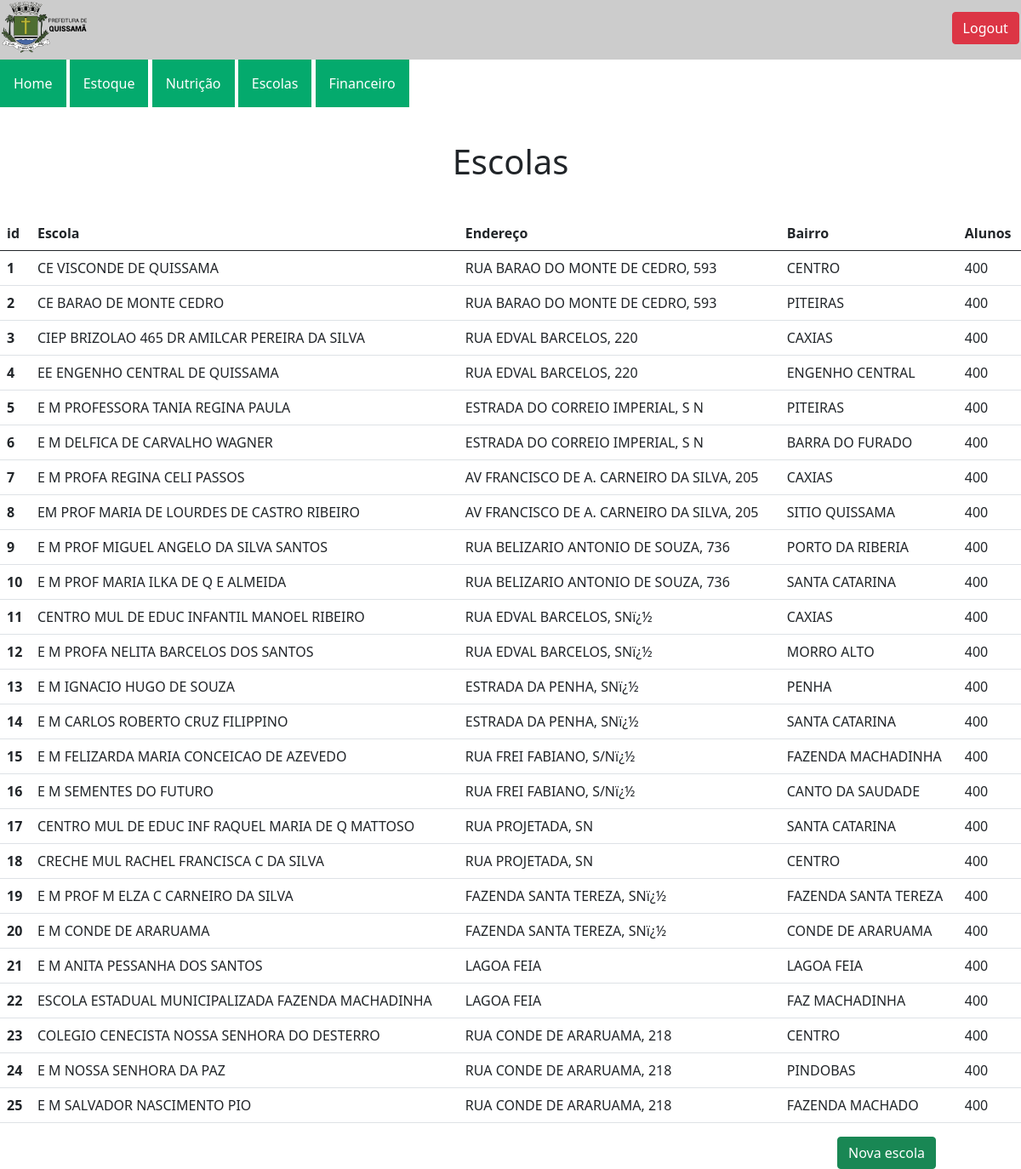
The app's page /escolas (signed in) with its own data.
### app/models.py (models this page shows)
class Escolas(db.Model, UserMixin):
    __tablename__ = 'Escolas'
    id = db.Column(db.Integer, primary_key=True)
    nome = db.Column(db.String(84))
    bairro = db.Column(db.String(84))
    endereco = db.Column(db.String(84))
    alunos = db.Column(db.Integer)
    escolas_estoques = db.relationship("Estoque", back_populates="escolas")

### app/routes.py (the view)
    @app.route('/escolas')
    def escolas():
        escolas = Escolas.query.all()
        return render_template('escolas.html', escolas=escolas)

### app/models.py (called while the page is built)
@login_manager.user_loader
def current_user(id):
    return User.query.get(id)

### app/templates/escolas.html (shortened to what this page needs)
{% extends 'base_layout.html' %}
    {% block content %}
        <h1>Escolas</h1>
        <table class='table'>
            <thread>
                <tr>
                    <th class='col'>id</th>
                    <th class='col'>Escola</th>
                    <th class='col'>Endereço</th>
                    <th class='col'>Bairro</th>
                    <th class='col'>Alunos</th>
                </tr>
            </thread>
            <tbody>
                {% for escola in escolas %}
                    <div id = "linha" >
                        <tr>
                            <th scope='row'>{{ escola.id }}</th>
                            <td>{{ escola.nome }}</td>
                            <td>{{ escola.endereco }}</td>
                            <td>{{ escola.bairro }}</td>
                            <td>{{ escola.alunos }}</td>
                        </tr>
                    </div>
                {% endfor %}
            </tbody>
        </table>
        <div class='btn-novo-item'>
            <a href='/nova_escola'><button type='button' class='btn btn-success'>Nova escola</button></a>
        </div>
    {% endblock %}

### app/templates/base.html (style rules this page uses)
h1 { text-align: center; margin-bottom: 40px; margin-top: 40px; }
.btn-novo-item { float: right; margin-right: 100px; }

### records on screen
Escolas: id "1", nome "CE VISCONDE DE QUISSAMA", endereco "RUA BARAO DO MONTE DE CEDRO, 593", bairro "CENTRO", alunos "400"
Escolas: id "2", nome "CE BARAO DE MONTE CEDRO", endereco "RUA BARAO DO MONTE DE CEDRO, 593", bairro "PITEIRAS", alunos "400"
Escolas: id "3", nome "CIEP BRIZOLAO 465 DR AMILCAR PEREIRA DA SILVA", endereco "RUA EDVAL BARCELOS, 220", bairro "CAXIAS", alunos "400"
Escolas: id "4", nome "EE ENGENHO CENTRAL DE QUISSAMA", endereco "RUA EDVAL BARCELOS, 220", bairro "ENGENHO CENTRAL", alunos "400"
Escolas: id "5", nome "E M PROFESSORA TANIA REGINA PAULA", endereco "ESTRADA DO CORREIO IMPERIAL, S N", bairro "PITEIRAS", alunos "400"
Escolas: id "6", nome "E M DELFICA DE CARVALHO WAGNER", endereco "ESTRADA DO CORREIO IMPERIAL, S N", bairro "BARRA DO FURADO", alunos "400"
Escolas: id "7", nome "E M PROFA REGINA CELI PASSOS", endereco "AV FRANCISCO DE A. CARNEIRO DA SILVA, 205", bairro "CAXIAS", alunos "400"
Escolas: id "8", nome "EM PROF MARIA DE LOURDES DE CASTRO RIBEIRO", endereco "AV FRANCISCO DE A. CARNEIRO DA SILVA, 205", bairro "SITIO QUISSAMA", alunos "400"
Escolas: id "9", nome "E M PROF MIGUEL ANGELO DA SILVA SANTOS", endereco "RUA BELIZARIO ANTONIO DE SOUZA, 736", bairro "PORTO DA RIBERIA", alunos "400"
Escolas: id "10", nome "E M PROF MARIA ILKA DE Q E ALMEIDA", endereco "RUA BELIZARIO ANTONIO DE SOUZA, 736", bairro "SANTA CATARINA", alunos "400"
Escolas: id "11", nome "CENTRO MUL DE EDUC INFANTIL MANOEL RIBEIRO", endereco "RUA EDVAL BARCELOS, SNï¿½", bairro "CAXIAS", alunos "400"
Escolas: id "12", nome "E M PROFA NELITA BARCELOS DOS SANTOS", endereco "RUA EDVAL BARCELOS, SNï¿½", bairro "MORRO ALTO", alunos "400"
Escolas: id "13", nome "E M IGNACIO HUGO DE SOUZA", endereco "ESTRADA DA PENHA, SNï¿½", bairro "PENHA", alunos "400"
Escolas: id "14", nome "E M CARLOS ROBERTO CRUZ FILIPPINO", endereco "ESTRADA DA PENHA, SNï¿½", bairro "SANTA CATARINA", alunos "400"
Escolas: id "15", nome "E M FELIZARDA MARIA CONCEICAO DE AZEVEDO", endereco "RUA FREI FABIANO, S/Nï¿½", bairro "FAZENDA MACHADINHA", alunos "400"
Escolas: id "16", nome "E M SEMENTES DO FUTURO", endereco "RUA FREI FABIANO, S/Nï¿½", bairro "CANTO DA SAUDADE", alunos "400"
Escolas: id "17", nome "CENTRO MUL DE EDUC INF RAQUEL MARIA DE Q MATTOSO", endereco "RUA PROJETADA, SN", bairro "SANTA CATARINA", alunos "400"
Escolas: id "18", nome "CRECHE MUL RACHEL FRANCISCA C DA SILVA", endereco "RUA PROJETADA, SN", bairro "CENTRO", alunos "400"
Escolas: id "19", nome "E M PROF M ELZA C CARNEIRO DA SILVA", endereco "FAZENDA SANTA TEREZA, SNï¿½", bairro "FAZENDA SANTA TEREZA", alunos "400"
Escolas: id "20", nome "E M CONDE DE ARARUAMA", endereco "FAZENDA SANTA TEREZA, SNï¿½", bairro "CONDE DE ARARUAMA", alunos "400"
Escolas: id "21", nome "E M ANITA PESSANHA DOS SANTOS", endereco "LAGOA FEIA", bairro "LAGOA FEIA", alunos "400"
Escolas: id "22", nome "ESCOLA ESTADUAL MUNICIPALIZADA FAZENDA MACHADINHA", endereco "LAGOA FEIA", bairro "FAZ MACHADINHA", alunos "400"
Escolas: id "23", nome "COLEGIO CENECISTA NOSSA SENHORA DO DESTERRO", endereco "RUA CONDE DE ARARUAMA, 218", bairro "CENTRO", alunos "400"
Escolas: id "24", nome "E M NOSSA SENHORA DA PAZ", endereco "RUA CONDE DE ARARUAMA, 218", bairro "PINDOBAS", alunos "400"
Escolas: id "25", nome "E M SALVADOR NASCIMENTO PIO", endereco "RUA CONDE DE ARARUAMA, 218", bairro "FAZENDA MACHADO", alunos "400"
